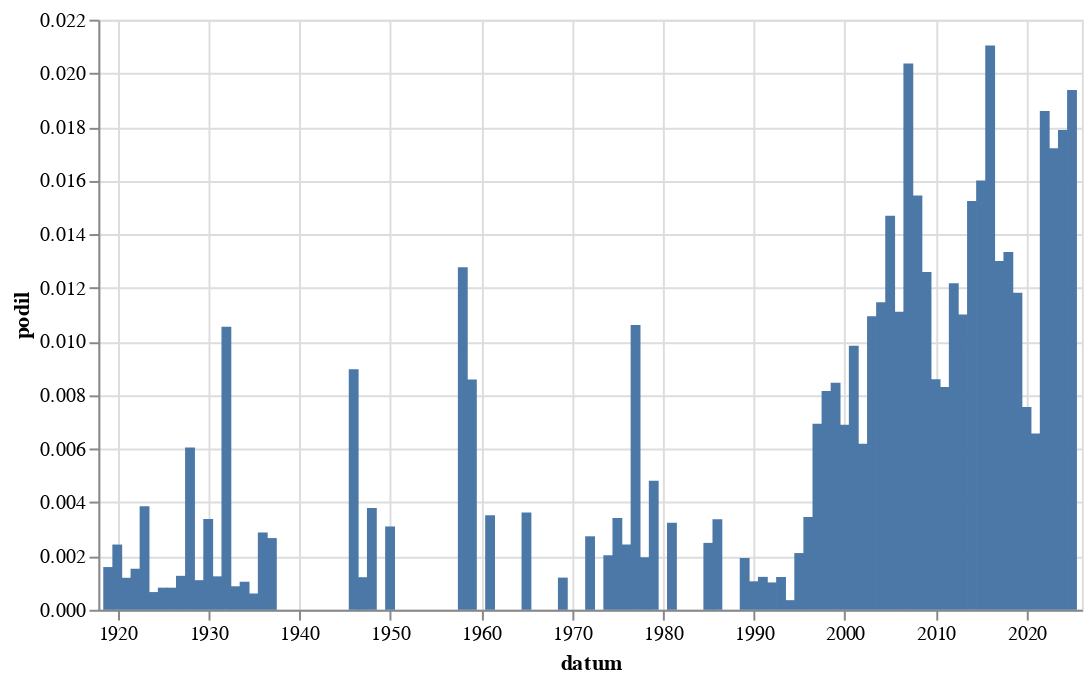

Notebook source saved alongside this figure:
### Code cell
graf(vyvoj(r'Brusel'))

### Figure 1 — Vega-Lite specification as saved in the notebook (floating-point values rounded to 4 significant figures)
{"config": {"view": {"continuousWidth": 300, "continuousHeight": 300}}, "data": {"name": "data-519c0e4fef3cc1c38d84be90a53fd8c3"}, "mark": {"type": "bar"}, "encoding": {"x": {"field": "datum", "type": "temporal"}, "y": {"field": "podil", "type": "quantitative"}}, "height": 300, "width": 500, "$schema": "https://vega.github.io/schema/vega-lite/v5.8.0.json", "datasets": {"data-519c0e4fef3cc1c38d84be90a53fd8c3": [{"datum": "1919-01-01T00:00:00", "text": 4, "text_right": 2512, "podil": 0.001592}, {"datum": "1920-01-01T00:00:00", "text": 8, "text_right": 3290, "podil": 0.002432}, {"datum": "1921-01-01T00:00:00", "text": 5, "text_right": 4192, "podil": 0.001193}, {"datum": "1922-01-01T00:00:00", "text": 6, "text_right": 3922, "podil": 0.00153}, {"datum": "1923-01-01T00:00:00", "text": 10, "text_right": 2592, "podil": 0.003858}, {"datum": "1924-01-01T00:00:00", "text": 2, "text_right": 3029, "podil": 0.0006603}, {"datum": "1925-01-01T00:00:00", "text": 2, "text_right": 2427, "podil": 0.0008241}, {"datum": "1926-01-01T00:00:00", "text": 3, "text_right": 3643, "podil": 0.0008235}, {"datum": "1927-01-01T00:00:00", "text": 4, "text_right": 3161, "podil": 0.001265}, {"datum": "1928-01-01T00:00:00", "text": 20, "text_right": 3307, "podil": 0.006048}, {"datum": "1929-01-01T00:00:00", "text": 2, "text_right": 1812, "podil": 0.001104}, {"datum": "1930-01-01T00:00:00", "text": 12, "text_right": 3543, "podil": 0.003387}, {"datum": "1931-01-01T00:00:00", "text": 4, "text_right": 3209, "podil": 0.001246}, {"datum": "1932-01-01T00:00:00", "text": 23, "text_right": 2179, "podil": 0.01056}, {"datum": "1933-01-01T00:00:00", "text": 2, "text_right": 2284, "podil": 0.0008757}, {"datum": "1934-01-01T00:00:00", "text": 2, "text_right": 1913, "podil": 0.001045}, {"datum": "1935-01-01T00:00:00", "text": 1, "text_right": 1648, "podil": 0.0006068}, {"datum": "1936-01-01T00:00:00", "text": 6, "text_right": 2082, "podil": 0.002882}, {"datum": "1937-01-01T00:00:00", "text": 5, "text_right": 1870, "podil": 0.002674}, {"datum": "1946-01-01T00:00:00", "text": 15, "text_right": 1673, "podil": 0.008966}, {"datum": "1947-01-01T00:00:00", "text": 2, "text_right": 1649, "podil": 0.001213}, {"datum": "1948-01-01T00:00:00", "text": 5, "text_right": 1318, "podil": 0.003794}, {"datum": "1950-01-01T00:00:00", "text": 1, "text_right": 322, "podil": 0.003106}, {"datum": "1958-01-01T00:00:00", "text": 3, "text_right": 235, "podil": 0.01277}, {"datum": "1959-01-01T00:00:00", "text": 2, "text_right": 233, "podil": 0.008584}, {"datum": "1961-01-01T00:00:00", "text": 1, "text_right": 284, "podil": 0.003521}, {"datum": "1965-01-01T00:00:00", "text": 1, "text_right": 276, "podil": 0.003623}, {"datum": "1969-01-01T00:00:00", "text": 1, "text_right": 834, "podil": 0.001199}, {"datum": "1972-01-01T00:00:00", "text": 1, "text_right": 365, "podil": 0.00274}, {"datum": "1974-01-01T00:00:00", "text": 1, "text_right": 492, "podil": 0.002033}, {"datum": "1975-01-01T00:00:00", "text": 2, "text_right": 585, "podil": 0.003419}, {"datum": "1976-01-01T00:00:00", "text": 1, "text_right": 411, "podil": 0.002433}, {"datum": "1977-01-01T00:00:00", "text": 5, "text_right": 471, "podil": 0.01062}, {"datum": "1978-01-01T00:00:00", "text": 1, "text_right": 511, "podil": 0.001957}, {"datum": "1979-01-01T00:00:00", "text": 2, "text_right": 416, "podil": 0.004808}, {"datum": "1981-01-01T00:00:00", "text": 1, "text_right": 308, "podil": 0.003247}, {"datum": "1985-01-01T00:00:00", "text": 1, "text_right": 401, "podil": 0.002494}, {"datum": "1986-01-01T00:00:00", "text": 1, "text_right": 296, "podil": 0.003378}, {"datum": "1989-01-01T00:00:00", "text": 2, "text_right": 1036, "podil": 0.001931}, {"datum": "1990-01-01T00:00:00", "text": 7, "text_right": 6594, "podil": 0.001062}, {"datum": "1991-01-01T00:00:00", "text": 14, "text_right": 11413, "podil": 0.001227}, {"datum": "1992-01-01T00:00:00", "text": 9, "text_right": 8826, "podil": 0.00102}, {"datum": "1993-01-01T00:00:00", "text": 4, "text_right": 3274, "podil": 0.001222}, {"datum": "1994-01-01T00:00:00", "text": 1, "text_right": 2794, "podil": 0.0003579}, {"datum": "1995-01-01T00:00:00", "text": 7, "text_right": 3311, "podil": 0.002114}, {"datum": "1996-01-01T00:00:00", "text": 13, "text_right": 3754, "podil": 0.003463}, {"datum": "1997-01-01T00:00:00", "text": 26, "text_right": 3747, "podil": 0.006939}, {"datum": "1998-01-01T00:00:00", "text": 39, "text_right": 4783, "podil": 0.008154}, {"datum": "1999-01-01T00:00:00", "text": 68, "text_right": 8037, "podil": 0.008461}, {"datum": "2000-01-01T00:00:00", "text": 56, "text_right": 8117, "podil": 0.006899}, {"datum": "2001-01-01T00:00:00", "text": 76, "text_right": 7721, "podil": 0.009843}, {"datum": "2002-01-01T00:00:00", "text": 39, "text_right": 6304, "podil": 0.006187}, {"datum": "2003-01-01T00:00:00", "text": 94, "text_right": 8588, "podil": 0.01095}, {"datum": "2004-01-01T00:00:00", "text": 90, "text_right": 7850, "podil": 0.01146}, {"datum": "2005-01-01T00:00:00", "text": 160, "text_right": 10889, "podil": 0.01469}, {"datum": "2006-01-01T00:00:00", "text": 84, "text_right": 7560, "podil": 0.01111}, {"datum": "2007-01-01T00:00:00", "text": 151, "text_right": 7413, "podil": 0.02037}, {"datum": "2008-01-01T00:00:00", "text": 122, "text_right": 7901, "podil": 0.01544}, {"datum": "2009-01-01T00:00:00", "text": 111, "text_right": 8813, "podil": 0.0126}, {"datum": "2010-01-01T00:00:00", "text": 48, "text_right": 5583, "podil": 0.008598}, {"datum": "2011-01-01T00:00:00", "text": 65, "text_right": 7823, "podil": 0.008309}, {"datum": "2012-01-01T00:00:00", "text": 81, "text_right": 6653, "podil": 0.01217}, {"datum": "2013-01-01T00:00:00", "text": 47, "text_right": 4268, "podil": 0.01101}, {"datum": "2014-01-01T00:00:00", "text": 145, "text_right": 9512, "podil": 0.01524}, {"datum": "2015-01-01T00:00:00", "text": 157, "text_right": 9812, "podil": 0.016}, {"datum": "2016-01-01T00:00:00", "text": 212, "text_right": 10079, "podil": 0.02103}, {"datum": "2017-01-01T00:00:00", "text": 106, "text_right": 8154, "podil": 0.013}, {"datum": "2018-01-01T00:00:00", "text": 131, "text_right": 9823, "podil": 0.01334}, {"datum": "2019-01-01T00:00:00", "text": 128, "text_right": 10831, "podil": 0.01182}, {"datum": "2020-01-01T00:00:00", "text": 81, "text_right": 10712, "podil": 0.007562}, {"datum": "2021-01-01T00:00:00", "text": 59, "text_right": 8977, "podil": 0.006572}, {"datum": "2022-01-01T00:00:00", "text": 196, "text_right": 10539, "podil": 0.0186}, {"datum": "2023-01-01T00:00:00", "text": 198, "text_right": 11508, "podil": 0.01721}, {"datum": "2024-01-01T00:00:00", "text": 209, "text_right": 11687, "podil": 0.01788}, {"datum": "2025-01-01T00:00:00", "text": 86, "text_right": 4437, "podil": 0.01938}]}}
